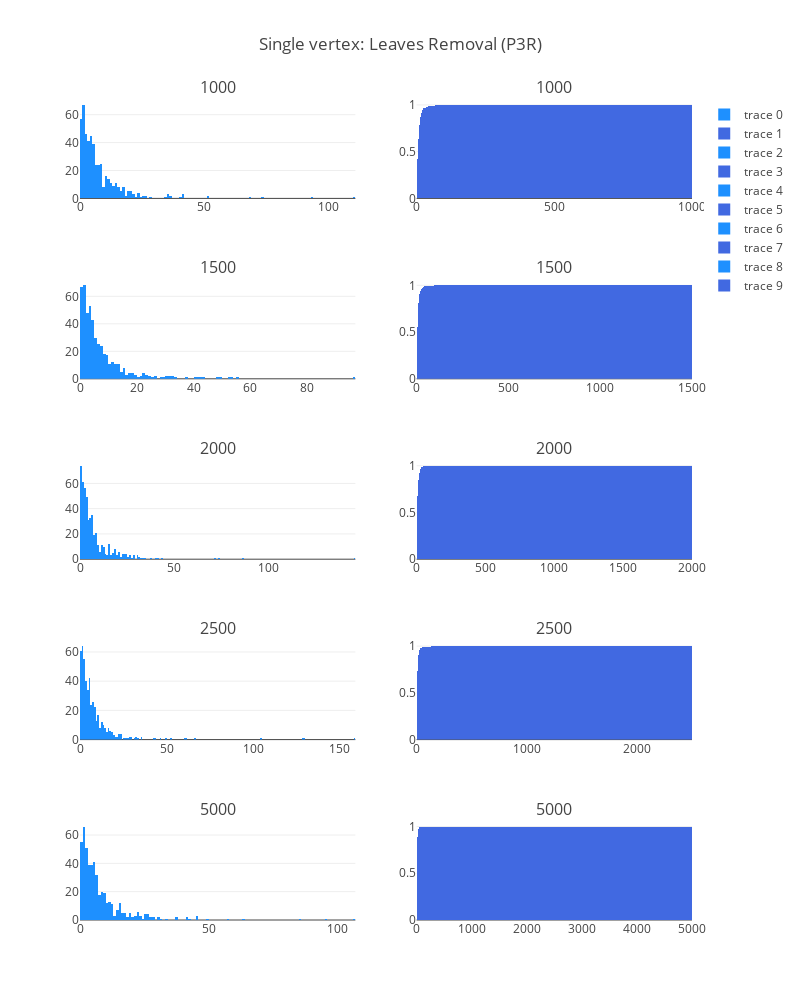

The cell this chart's notebook holds for it:
### Code cell
fig['layout'].update(height=1000, width=800, title='Single vertex: Leaves Removal (P3R)')
iplot(fig, filename='simple-subplot')

### Figure 1 — Plotly figure (JSON) as saved in the notebook; plotly's stock layout.template omitted (floating-point values rounded to 4 significant figures; data arrays with more than 128 entries replaced by an {"elided": "..."} marker saying what was removed)
{"data": [{"marker": {"color": "dodgerblue"}, "type": "histogram", "x": {"elided": "500 int values"}, "xaxis": "x1", "xbins": {"end": 1000, "size": 1, "start": 0}, "yaxis": "y1"}, {"cumulative": {"enabled": true}, "histnorm": "probability", "marker": {"color": "royalblue"}, "type": "histogram", "x": {"elided": "500 int values"}, "xaxis": "x2", "xbins": {"end": 1000, "size": 1, "start": 0}, "yaxis": "y2"}, {"marker": {"color": "dodgerblue"}, "type": "histogram", "x": {"elided": "500 int values"}, "xaxis": "x3", "xbins": {"end": 1500, "size": 1, "start": 0}, "yaxis": "y3"}, {"cumulative": {"enabled": true}, "histnorm": "probability", "marker": {"color": "royalblue"}, "type": "histogram", "x": {"elided": "500 int values"}, "xaxis": "x4", "xbins": {"end": 1500, "size": 1, "start": 0}, "yaxis": "y4"}, {"marker": {"color": "dodgerblue"}, "type": "histogram", "x": {"elided": "500 int values"}, "xaxis": "x5", "xbins": {"end": 2000, "size": 1, "start": 0}, "yaxis": "y5"}, {"cumulative": {"enabled": true}, "histnorm": "probability", "marker": {"color": "royalblue"}, "type": "histogram", "x": {"elided": "500 int values"}, "xaxis": "x6", "xbins": {"end": 2000, "size": 1, "start": 0}, "yaxis": "y6"}, {"marker": {"color": "dodgerblue"}, "type": "histogram", "x": {"elided": "500 int values"}, "xaxis": "x7", "xbins": {"end": 2500, "size": 1, "start": 0}, "yaxis": "y7"}, {"cumulative": {"enabled": true}, "histnorm": "probability", "marker": {"color": "royalblue"}, "type": "histogram", "x": {"elided": "500 int values"}, "xaxis": "x8", "xbins": {"end": 2500, "size": 1, "start": 0}, "yaxis": "y8"}, {"marker": {"color": "dodgerblue"}, "type": "histogram", "x": {"elided": "500 int values"}, "xaxis": "x9", "xbins": {"end": 5000, "size": 1, "start": 0}, "yaxis": "y9"}, {"cumulative": {"enabled": true}, "histnorm": "probability", "marker": {"color": "royalblue"}, "type": "histogram", "x": {"elided": "500 int values"}, "xaxis": "x10", "xbins": {"end": 5000, "size": 1, "start": 0}, "yaxis": "y10"}], "layout": {"annotations": [{"font": {"size": 16}, "showarrow": false, "text": "1000", "x": 0.225, "xanchor": "center", "xref": "paper", "y": 1, "yanchor": "bottom", "yref": "paper"}, {"font": {"size": 16}, "showarrow": false, "text": "1000", "x": 0.775, "xanchor": "center", "xref": "paper", "y": 1, "yanchor": "bottom", "yref": "paper"}, {"font": {"size": 16}, "showarrow": false, "text": "1500", "x": 0.225, "xanchor": "center", "xref": "paper", "y": 0.78, "yanchor": "bottom", "yref": "paper"}, {"font": {"size": 16}, "showarrow": false, "text": "1500", "x": 0.775, "xanchor": "center", "xref": "paper", "y": 0.78, "yanchor": "bottom", "yref": "paper"}, {"font": {"size": 16}, "showarrow": false, "text": "2000", "x": 0.225, "xanchor": "center", "xref": "paper", "y": 0.56, "yanchor": "bottom", "yref": "paper"}, {"font": {"size": 16}, "showarrow": false, "text": "2000", "x": 0.775, "xanchor": "center", "xref": "paper", "y": 0.56, "yanchor": "bottom", "yref": "paper"}, {"font": {"size": 16}, "showarrow": false, "text": "2500", "x": 0.225, "xanchor": "center", "xref": "paper", "y": 0.34, "yanchor": "bottom", "yref": "paper"}, {"font": {"size": 16}, "showarrow": false, "text": "2500", "x": 0.775, "xanchor": "center", "xref": "paper", "y": 0.34, "yanchor": "bottom", "yref": "paper"}, {"font": {"size": 16}, "showarrow": false, "text": "5000", "x": 0.225, "xanchor": "center", "xref": "paper", "y": 0.12, "yanchor": "bottom", "yref": "paper"}, {"font": {"size": 16}, "showarrow": false, "text": "5000", "x": 0.775, "xanchor": "center", "xref": "paper", "y": 0.12, "yanchor": "bottom", "yref": "paper"}], "height": 1000, "title": "Single vertex: Leaves Removal (P3R)", "width": 800, "xaxis1": {"anchor": "y1", "domain": [0, 0.45]}, "xaxis10": {"anchor": "y10", "domain": [0.55, 1]}, "xaxis2": {"anchor": "y2", "domain": [0.55, 1]}, "xaxis3": {"anchor": "y3", "domain": [0, 0.45]}, "xaxis4": {"anchor": "y4", "domain": [0.55, 1]}, "xaxis5": {"anchor": "y5", "domain": [0, 0.45]}, "xaxis6": {"anchor": "y6", "domain": [0.55, 1]}, "xaxis7": {"anchor": "y7", "domain": [0, 0.45]}, "xaxis8": {"anchor": "y8", "domain": [0.55, 1]}, "xaxis9": {"anchor": "y9", "domain": [0, 0.45]}, "yaxis1": {"anchor": "x1", "domain": [0.88, 1]}, "yaxis10": {"anchor": "x10", "domain": [0, 0.12]}, "yaxis2": {"anchor": "x2", "domain": [0.88, 1]}, "yaxis3": {"anchor": "x3", "domain": [0.66, 0.78]}, "yaxis4": {"anchor": "x4", "domain": [0.66, 0.78]}, "yaxis5": {"anchor": "x5", "domain": [0.44, 0.56]}, "yaxis6": {"anchor": "x6", "domain": [0.44, 0.56]}, "yaxis7": {"anchor": "x7", "domain": [0.22, 0.34]}, "yaxis8": {"anchor": "x8", "domain": [0.22, 0.34]}, "yaxis9": {"anchor": "x9", "domain": [0, 0.12]}}}
